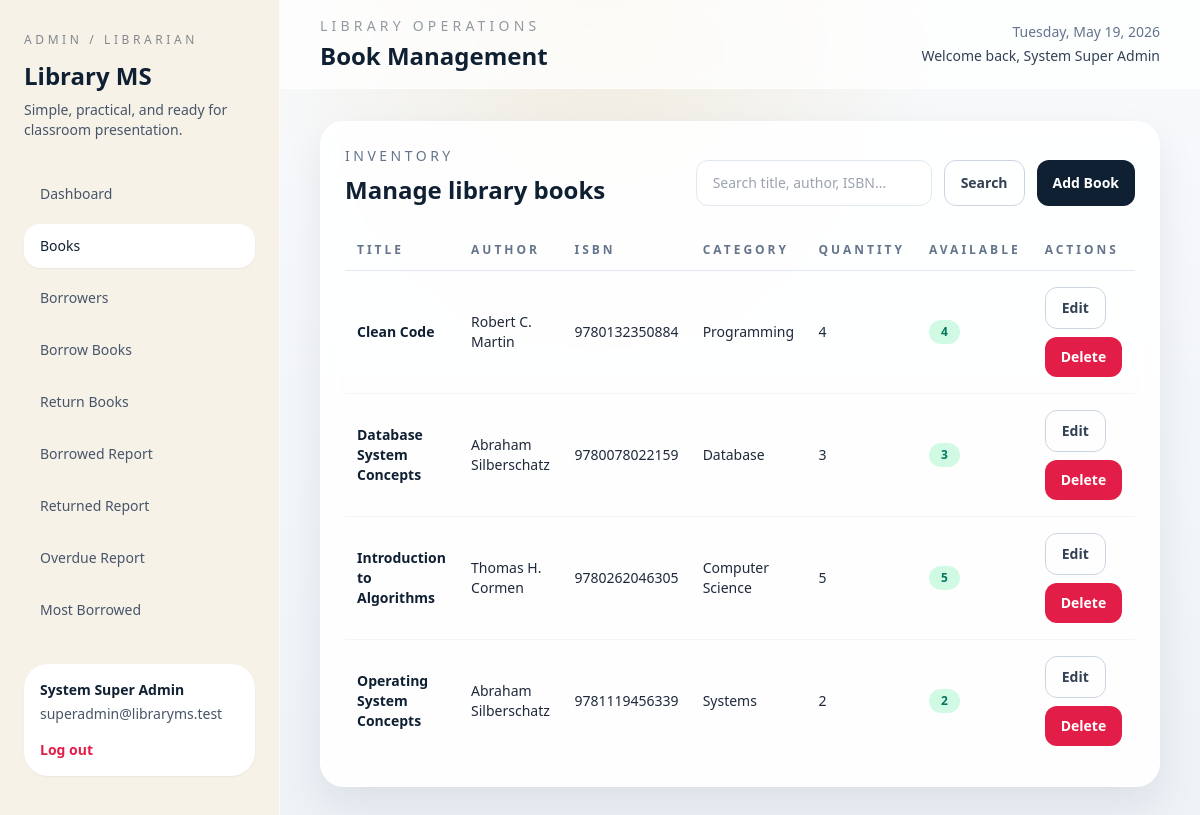
Screenshot of /admin/books/index.php (signed in) with the database file from the repository.
### tables this page shows
CREATE TABLE books (
    id INT AUTO_INCREMENT PRIMARY KEY,
    title VARCHAR(160) NOT NULL,
    author VARCHAR(120) NOT NULL,
    isbn VARCHAR(50) NOT NULL UNIQUE,
    category VARCHAR(100) NOT NULL,
    quantity INT NOT NULL DEFAULT 1,
    available_quantity INT NOT NULL DEFAULT 1,
    created_at TIMESTAMP DEFAULT CURRENT_TIMESTAMP
);

### includes/auth.php (called while the page is built, shortened)
<?php
function current_user(): ?array
{
    return $_SESSION['user'] ?? null;
}

### includes/helpers.php (called while the page is built, shortened)
<?php
function e(mixed $value): string
{
    return htmlspecialchars((string) $value, ENT_QUOTES, 'UTF-8');
}
function url(string $path = ''): string
{
    $base = rtrim(APP_URL, '/');
    $cleanPath = ltrim($path, '/');
    return $cleanPath === '' ? $base : $base . '/' . $cleanPath;
}

### includes/db.php (called while the page is built, shortened)
<?php
function db(): PDO
{
    static $pdo = null;
    if ($pdo instanceof PDO) {
        return $pdo;
    }
    $dsn = sprintf('mysql:host=%s;port=%s;dbname=%s;charset=utf8mb4', DB_HOST, DB_PORT, DB_NAME);
    try {
        $pdo = new PDO($dsn, DB_USER, DB_PASS, [
            PDO::ATTR_ERRMODE => PDO::ERRMODE_EXCEPTION,
            PDO::ATTR_DEFAULT_FETCH_MODE => PDO::FETCH_ASSOC,
        ]);
    } catch (PDOException $exception) {
        http_response_code(500);
        echo '<h1>Database Connection Error</h1>';
        echo '<p>Please update your database settings in <code>.env</code> or <code>includes/config.php</code>.</p>';
        echo '<pre>' . htmlspecialchars($exception->getMessage(), ENT_QUOTES, 'UTF-8') . '</pre>';
        exit;
    }
    return $pdo;
}

### includes/library.php (called while the page is built, shortened)
<?php
function get_books(string $search = '', bool $availableOnly = false): array
{
    $sql = 'SELECT * FROM books WHERE 1 = 1';
    $params = [];
    $sql .= ' ORDER BY title ASC';
    $statement = db()->prepare($sql);
    $statement->execute($params);
    return $statement->fetchAll();
}

### admin/books/index.php (the view, shortened to what this page needs)
<?php
$search = trim($_GET['search'] ?? '');
$books = get_books($search);
render_app_start('Book Management', 'books');
?>
<section class="panel">
    <div class="flex flex-col gap-4 lg:flex-row lg:items-end lg:justify-between">
        <div>
            <p class="text-sm uppercase tracking-[0.25em] text-slate-500">Inventory</p>
            <h3 class="mt-2 text-2xl font-semibold text-library-ink">Manage library books</h3>
        </div>
        <div class="flex flex-col gap-3 sm:flex-row">
            <form method="get" class="flex gap-3">
                <input type="text" name="search" value="<?= e($search) ?>" class="input-field min-w-[220px]" placeholder="Search title, author, ISBN...">
                <button type="submit" class="btn-secondary">Search</button>
            </form>
            <a href="<?= e(url('admin/books/create.php')) ?>" class="btn-primary">Add Book</a>
        </div>
    </div>
    <div class="mt-6 overflow-x-auto">
        <table class="data-table">
            <thead>
                <tr class="text-left text-xs uppercase tracking-[0.25em] text-slate-500">
                    <th class="px-3 py-3">Title</th>
                    <th class="px-3 py-3">Author</th>
                    <th class="px-3 py-3">ISBN</th>
                    <th class="px-3 py-3">Category</th>
                    <th class="px-3 py-3">Quantity</th>
                    <th class="px-3 py-3">Available</th>
                    <th class="px-3 py-3">Actions</th>
                </tr>
            </thead>
            <tbody class="divide-y divide-slate-100">
                <?php foreach ($books as $book): ?>
                    <tr>
                        <td class="px-3 py-4 font-semibold text-library-ink"><?= e($book['title']) ?></td>
                        <td class="px-3 py-4"><?= e($book['author']) ?></td>
                        <td class="px-3 py-4"><?= e($book['isbn']) ?></td>
                        <td class="px-3 py-4"><?= e($book['category']) ?></td>
                        <td class="px-3 py-4"><?= e((string) $book['quantity']) ?></td>
                        <td class="px-3 py-4">
                            <span class="badge <?= (int) $book['available_quantity'] > 0 ? 'bg-emerald-100 text-emerald-700' : 'bg-rose-100 text-rose-700' ?>">
                                <?= e((string) $book['available_quantity']) ?>
                            </span>
                        </td>
                        <td class="px-3 py-4">
                            <div class="flex flex-wrap gap-2">
                                <a href="<?= e(url('admin/books/edit.php?id=' . $book['id'])) ?>" class="btn-secondary">Edit</a>
                                <form method="post">
                                    <button type="submit" class="btn-danger" data-confirm="Delete this book from the library list?">Delete</button>
                                </form>
                            </div>
                        </td>
                    </tr>
                <?php endforeach; ?>
            </tbody>
        </table>
    </div>
</section>
<?php
render_app_end();

### includes/layout.php (shortened to what this page needs)
<?php
function render_head(string $title): void
{
    ?>
    <!DOCTYPE html>
    <html lang="en">
    <head>
        <script src="https://cdn.tailwindcss.com"></script>
    </head>
    <body class="min-h-screen bg-[radial-gradient(circle_at_top,_rgba(210,169,84,0.18),_transparent_35%),linear-gradient(180deg,_#f8fafc_0%,_#eef2f7_100%)] text-slate-800">
    <?php
}
    ?>
    <?php
function navigation_links(string $role): array
{
    if (in_array($role, ['admin', 'super_admin'], true)) {
        return [
            ['label' => 'Dashboard', 'href' => 'admin/dashboard.php', 'key' => 'dashboard'],
            ['label' => 'Books', 'href' => 'admin/books/index.php', 'key' => 'books'],
            ['label' => 'Borrowers', 'href' => 'admin/borrowers/index.php', 'key' => 'borrowers'],
            ['label' => 'Borrow Books', 'href' => 'admin/transactions/borrow.php', 'key' => 'borrow'],
            ['label' => 'Return Books', 'href' => 'admin/transactions/return.php', 'key' => 'return'],
            ['label' => 'Borrowed Report', 'href' => 'admin/reports/borrowed.php', 'key' => 'borrowed_report'],
            ['label' => 'Returned Report', 'href' => 'admin/reports/returned.php', 'key' => 'returned_report'],
            ['label' => 'Overdue Report', 'href' => 'admin/reports/overdue.php', 'key' => 'overdue_report'],
            ['label' => 'Most Borrowed', 'href' => 'admin/reports/most-borrowed.php', 'key' => 'most_borrowed'],
        ];
    }
    return [
        ['label' => 'Dashboard', 'href' => 'student/dashboard.php', 'key' => 'dashboard'],
        ['label' => 'Available Books', 'href' => 'student/books.php', 'key' => 'books'],
        ['label' => 'Borrowed Books', 'href' => 'student/borrowed.php', 'key' => 'borrowed'],
        ['label' => 'Returned History', 'href' => 'student/history.php', 'key' => 'history'],
    ];
}
function render_app_start(string $title, string $activeKey): void
{
    render_head($title);
    $user = current_user();
    $role = $user['role'] ?? 'borrower';
    $links = navigation_links($role);
    ?>
    <div class="min-h-screen lg:grid lg:grid-cols-[280px_1fr]">
        <aside id="sidebar" class="fixed inset-y-0 left-0 z-40 w-72 -translate-x-full border-r border-white/60 bg-library-paper px-6 py-8 transition duration-300 lg:static lg:w-auto lg:translate-x-0">
            <div class="mb-8">
                <p class="text-xs uppercase tracking-[0.3em] text-library-ink/50"><?= in_array($role, ['admin', 'super_admin'], true) ? 'Admin / Librarian' : 'Student / Borrower' ?></p>
                <h1 class="mt-3 text-2xl font-semibold text-library-ink">Library MS</h1>
                <p class="mt-2 text-sm text-slate-600">Simple, practical, and ready for classroom presentation.</p>
            </div>
            <nav class="grid gap-2">
                <?php foreach ($links as $link): ?>
                    <?php $classes = $link['key'] === $activeKey ? 'nav-link nav-link-active' : 'nav-link'; ?>
                    <a href="<?= e(url($link['href'])) ?>" class="<?= e($classes) ?>"><?= e($link['label']) ?></a>
                <?php endforeach; ?>
            </nav>
            <div class="mt-8 rounded-3xl bg-white p-4 text-sm text-slate-600 shadow-sm">
                <p class="font-semibold text-library-ink"><?= e($user['name'] ?? 'User') ?></p>
                <p class="mt-1"><?= e($user['email'] ?? '') ?></p>
                <a href="<?= e(url('logout.php')) ?>" class="mt-4 inline-flex text-sm font-semibold text-rose-600">Log out</a>
            </div>
        </aside>
        <div class="flex min-h-screen flex-col">
            <header class="sticky top-0 z-30 border-b border-white/60 bg-white/75 px-6 py-4 backdrop-blur lg:px-10">
                <div class="flex items-center justify-between gap-4">
                    <div>
                        <p class="text-sm uppercase tracking-[0.3em] text-library-ink/45"><?= in_array($role, ['admin', 'super_admin'], true) ? 'Library Operations' : 'Student Portal' ?></p>
                        <h2 class="mt-1 text-2xl font-semibold text-library-ink"><?= e($title) ?></h2>
                    </div>
                    <div class="hidden text-right md:block">
                        <p class="text-sm text-slate-500"><?= date('l, F d, Y') ?></p>
                        <p class="mt-1 text-sm font-medium text-slate-700">Welcome back, <?= e($user['name'] ?? 'User') ?></p>
                    </div>
                </div>
            </header>
            <main class="flex-1 px-6 py-8 lg:px-10">
    <?php
}
function render_app_end(): void
{
    ?>
            </main>
        </div>
    </div>
    </body>
    </html>
    <?php
}

### rows the page displays
books: title "Clean Code", author "Robert C. Martin", isbn "9780132350884", category "Programming", quantity "4", available_quantity "4"
books: title "Database System Concepts", author "Abraham Silberschatz", isbn "9780078022159", category "Database", quantity "3", available_quantity "3"
books: title "Introduction to Algorithms", author "Thomas H. Cormen", isbn "9780262046305", category "Computer Science", quantity "5", available_quantity "5"
books: title "Operating System Concepts", author "Abraham Silberschatz", isbn "9781119456339", category "Systems", quantity "2", available_quantity "2"

### other values shown
$link['label'] "Dashboard"
$link['label'] "Books"
$link['label'] "Borrowers"
$link['label'] "Borrow Books"
$link['label'] "Return Books"
$link['label'] "Borrowed Report"
$link['label'] "Returned Report"
$link['label'] "Overdue Report"
$link['label'] "Most Borrowed"
$user['name'] "System Super Admin"
$user['email'] "superadmin@libraryms.test"
$title "Book Management"
